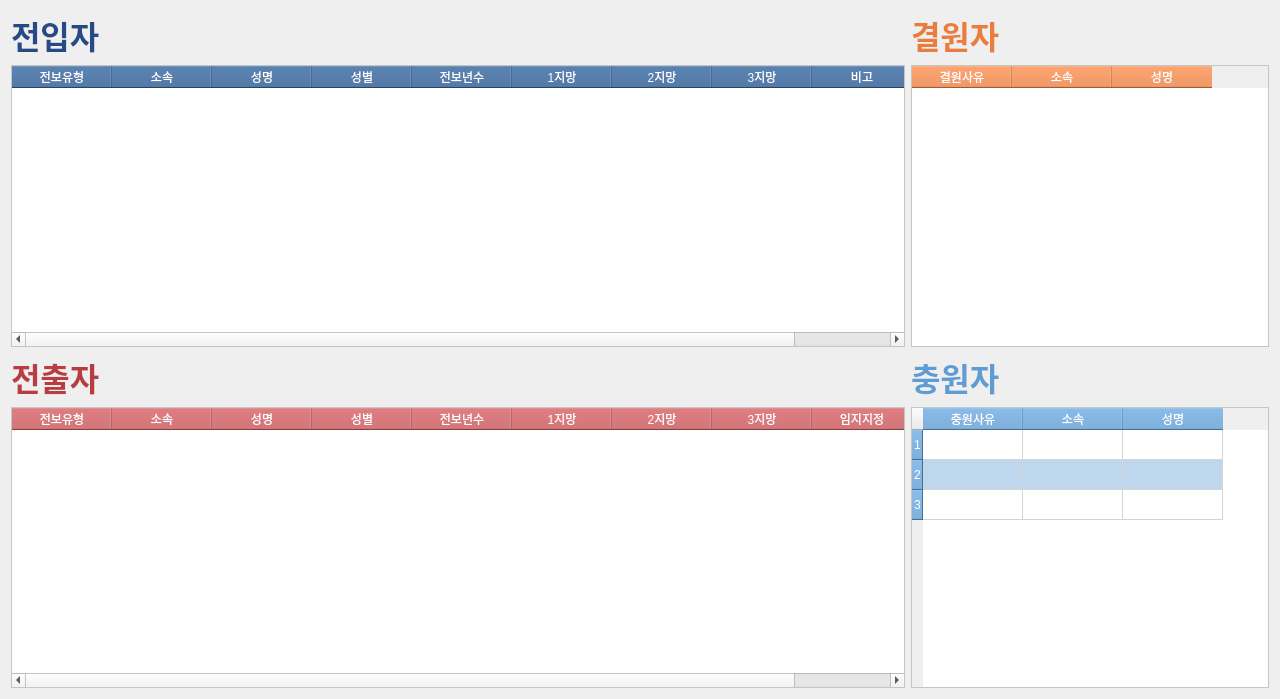
<?xml version="1.0" encoding="UTF-8"?>
<ui version="4.0">
 <class>Form</class>
 <widget class="QWidget" name="Form">
  <property name="geometry">
   <rect>
    <x>0</x>
    <y>0</y>
    <width>1280</width>
    <height>699</height>
   </rect>
  </property>
  <property name="windowTitle">
   <string>Form</string>
  </property>
  <layout class="QGridLayout" name="gridLayout" rowstretch="0,1,0,1" columnstretch="5,2">
   <item row="0" column="0">
    <widget class="QLabel" name="label_3">
     <property name="font">
      <font>
       <family>맑은 고딕</family>
       <pointsize>24</pointsize>
       <weight>75</weight>
       <bold>true</bold>
      </font>
     </property>
     <property name="styleSheet">
      <string notr="true">QLabel{
	color: rgb(37, 74, 133);
}</string>
     </property>
     <property name="text">
      <string>전입자</string>
     </property>
    </widget>
   </item>
   <item row="0" column="1">
    <widget class="QLabel" name="label_8">
     <property name="font">
      <font>
       <family>맑은 고딕</family>
       <pointsize>24</pointsize>
       <weight>75</weight>
       <bold>true</bold>
      </font>
     </property>
     <property name="styleSheet">
      <string notr="true">QLabel{
	color: rgb(235, 125, 60)
}</string>
     </property>
     <property name="text">
      <string>결원자</string>
     </property>
    </widget>
   </item>
   <item row="1" column="0">
    <widget class="MoveInTable" name="move_in_table">
     <property name="styleSheet">
      <string notr="true">QHeaderView::section{
	background-color	: rgb(51, 96, 149);
	color: white;
}

QTableWidget{
	background:rgb(255, 255, 255);
	alternate-background-color:rgb(207, 222, 238);
	selection-background-color:transparent;
	show-decoration-selected:10;
}

QTableWidget::item:selected {
	background-color: rgb(116, 158, 205);
	color: white;
}</string>
     </property>
     <property name="sizeAdjustPolicy">
      <enum>QAbstractScrollArea::AdjustToContentsOnFirstShow</enum>
     </property>
     <property name="editTriggers">
      <set>QAbstractItemView::NoEditTriggers</set>
     </property>
     <property name="alternatingRowColors">
      <bool>true</bool>
     </property>
     <property name="selectionMode">
      <enum>QAbstractItemView::SingleSelection</enum>
     </property>
     <property name="selectionBehavior">
      <enum>QAbstractItemView::SelectRows</enum>
     </property>
     <property name="textElideMode">
      <enum>Qt::ElideMiddle</enum>
     </property>
     <property name="sortingEnabled">
      <bool>true</bool>
     </property>
     <attribute name="horizontalHeaderCascadingSectionResizes">
      <bool>true</bool>
     </attribute>
     <attribute name="horizontalHeaderHighlightSections">
      <bool>false</bool>
     </attribute>
     <attribute name="verticalHeaderVisible">
      <bool>true</bool>
     </attribute>
     <attribute name="verticalHeaderHighlightSections">
      <bool>false</bool>
     </attribute>
     <column>
      <property name="text">
       <string>전보유형</string>
      </property>
     </column>
     <column>
      <property name="text">
       <string>소속</string>
      </property>
     </column>
     <column>
      <property name="text">
       <string>성명</string>
      </property>
     </column>
     <column>
      <property name="text">
       <string>성별</string>
      </property>
     </column>
     <column>
      <property name="text">
       <string>전보년수</string>
      </property>
     </column>
     <column>
      <property name="text">
       <string>1지망</string>
      </property>
     </column>
     <column>
      <property name="text">
       <string>2지망</string>
      </property>
     </column>
     <column>
      <property name="text">
       <string>3지망</string>
      </property>
     </column>
     <column>
      <property name="text">
       <string>비고</string>
      </property>
     </column>
    </widget>
   </item>
   <item row="1" column="1">
    <widget class="VacancyTable" name="vacancy_table">
     <property name="styleSheet">
      <string notr="true">QHeaderView::section{
	background-color	: rgb(235, 125, 60);
	color: white;
}

QTableWidget{
	background:rgb(255, 255, 255);
	alternate-background-color:rgb(251, 222, 209);
	selection-background-color:transparent;
	show-decoration-selected:10;
}

QTableWidget::item:selected {
	background-color: rgb(220, 152, 151);
	color: white;
}</string>
     </property>
     <property name="sizeAdjustPolicy">
      <enum>QAbstractScrollArea::AdjustToContentsOnFirstShow</enum>
     </property>
     <property name="editTriggers">
      <set>QAbstractItemView::NoEditTriggers</set>
     </property>
     <property name="alternatingRowColors">
      <bool>true</bool>
     </property>
     <property name="selectionMode">
      <enum>QAbstractItemView::SingleSelection</enum>
     </property>
     <property name="selectionBehavior">
      <enum>QAbstractItemView::SelectRows</enum>
     </property>
     <property name="textElideMode">
      <enum>Qt::ElideMiddle</enum>
     </property>
     <property name="sortingEnabled">
      <bool>true</bool>
     </property>
     <attribute name="horizontalHeaderCascadingSectionResizes">
      <bool>true</bool>
     </attribute>
     <attribute name="horizontalHeaderHighlightSections">
      <bool>false</bool>
     </attribute>
     <attribute name="verticalHeaderVisible">
      <bool>true</bool>
     </attribute>
     <attribute name="verticalHeaderHighlightSections">
      <bool>false</bool>
     </attribute>
     <column>
      <property name="text">
       <string>결원사유</string>
      </property>
     </column>
     <column>
      <property name="text">
       <string>소속</string>
      </property>
     </column>
     <column>
      <property name="text">
       <string>성명</string>
      </property>
     </column>
    </widget>
   </item>
   <item row="2" column="0">
    <widget class="QLabel" name="label_7">
     <property name="font">
      <font>
       <family>맑은 고딕</family>
       <pointsize>24</pointsize>
       <weight>75</weight>
       <bold>true</bold>
      </font>
     </property>
     <property name="styleSheet">
      <string notr="true">QLabel{
	color: rgb(185, 60, 65)
}</string>
     </property>
     <property name="text">
      <string>전출자</string>
     </property>
    </widget>
   </item>
   <item row="2" column="1">
    <widget class="QLabel" name="label_4">
     <property name="font">
      <font>
       <family>맑은 고딕</family>
       <pointsize>24</pointsize>
       <weight>75</weight>
       <bold>true</bold>
      </font>
     </property>
     <property name="styleSheet">
      <string notr="true">QLabel{
	color: rgb(94, 156, 211);
}</string>
     </property>
     <property name="text">
      <string>충원자</string>
     </property>
    </widget>
   </item>
   <item row="3" column="0">
    <widget class="MoveOutTable" name="move_out_table">
     <property name="styleSheet">
      <string notr="true">QHeaderView::section{
	background-color	: rgb(197, 83, 85);
	color: white;
}

QTableWidget{
	background:rgb(255, 255, 255);
	alternate-background-color:rgb(242, 220, 220);
	selection-background-color:transparent;
	show-decoration-selected:10;
}

QTableWidget::item:selected {
	background-color: rgb(220, 152, 151);
	color: white;
}</string>
     </property>
     <property name="sizeAdjustPolicy">
      <enum>QAbstractScrollArea::AdjustToContentsOnFirstShow</enum>
     </property>
     <property name="editTriggers">
      <set>QAbstractItemView::NoEditTriggers</set>
     </property>
     <property name="alternatingRowColors">
      <bool>true</bool>
     </property>
     <property name="selectionMode">
      <enum>QAbstractItemView::SingleSelection</enum>
     </property>
     <property name="selectionBehavior">
      <enum>QAbstractItemView::SelectRows</enum>
     </property>
     <property name="textElideMode">
      <enum>Qt::ElideMiddle</enum>
     </property>
     <property name="sortingEnabled">
      <bool>true</bool>
     </property>
     <attribute name="horizontalHeaderCascadingSectionResizes">
      <bool>true</bool>
     </attribute>
     <attribute name="horizontalHeaderHighlightSections">
      <bool>false</bool>
     </attribute>
     <attribute name="verticalHeaderVisible">
      <bool>true</bool>
     </attribute>
     <attribute name="verticalHeaderHighlightSections">
      <bool>false</bool>
     </attribute>
     <column>
      <property name="text">
       <string>전보유형</string>
      </property>
     </column>
     <column>
      <property name="text">
       <string>소속</string>
      </property>
     </column>
     <column>
      <property name="text">
       <string>성명</string>
      </property>
     </column>
     <column>
      <property name="text">
       <string>성별</string>
      </property>
     </column>
     <column>
      <property name="text">
       <string>전보년수</string>
      </property>
     </column>
     <column>
      <property name="text">
       <string>1지망</string>
      </property>
     </column>
     <column>
      <property name="text">
       <string>2지망</string>
      </property>
     </column>
     <column>
      <property name="text">
       <string>3지망</string>
      </property>
     </column>
     <column>
      <property name="text">
       <string>임지지정</string>
      </property>
     </column>
    </widget>
   </item>
   <item row="3" column="1">
    <widget class="RecruitTable" name="recruit_table">
     <property name="styleSheet">
      <string notr="true">QHeaderView::section{
	background-color	: rgb(94, 156, 211);
	color: white;
}

QTableWidget{
	background:rgb(255, 255, 255);
	alternate-background-color:rgb(190, 215, 237);
	selection-background-color:transparent;
	show-decoration-selected:10;
}

QTableWidget::item:selected {
	background-color: rgb(116, 158, 205);
	color: white;
}</string>
     </property>
     <property name="sizeAdjustPolicy">
      <enum>QAbstractScrollArea::AdjustToContentsOnFirstShow</enum>
     </property>
     <property name="editTriggers">
      <set>QAbstractItemView::NoEditTriggers</set>
     </property>
     <property name="alternatingRowColors">
      <bool>true</bool>
     </property>
     <property name="selectionMode">
      <enum>QAbstractItemView::SingleSelection</enum>
     </property>
     <property name="selectionBehavior">
      <enum>QAbstractItemView::SelectRows</enum>
     </property>
     <property name="textElideMode">
      <enum>Qt::ElideMiddle</enum>
     </property>
     <property name="sortingEnabled">
      <bool>true</bool>
     </property>
     <property name="rowCount">
      <number>3</number>
     </property>
     <attribute name="horizontalHeaderCascadingSectionResizes">
      <bool>true</bool>
     </attribute>
     <attribute name="horizontalHeaderHighlightSections">
      <bool>false</bool>
     </attribute>
     <attribute name="verticalHeaderVisible">
      <bool>true</bool>
     </attribute>
     <attribute name="verticalHeaderHighlightSections">
      <bool>false</bool>
     </attribute>
     <row/>
     <row/>
     <row/>
     <column>
      <property name="text">
       <string>충원사유</string>
      </property>
     </column>
     <column>
      <property name="text">
       <string>소속</string>
      </property>
     </column>
     <column>
      <property name="text">
       <string>성명</string>
      </property>
     </column>
    </widget>
   </item>
  </layout>
 </widget>
 <customwidgets>
  <customwidget>
   <class>MoveInTable</class>
   <extends>QTableWidget</extends>
   <header>table_move_in.h</header>
  </customwidget>
  <customwidget>
   <class>MoveOutTable</class>
   <extends>QTableWidget</extends>
   <header>table_move_out.h</header>
  </customwidget>
  <customwidget>
   <class>VacancyTable</class>
   <extends>QTableWidget</extends>
   <header>table_vacancy.h</header>
  </customwidget>
  <customwidget>
   <class>RecruitTable</class>
   <extends>QTableWidget</extends>
   <header>table_recruit.h</header>
  </customwidget>
 </customwidgets>
 <resources/>
 <connections/>
</ui>
